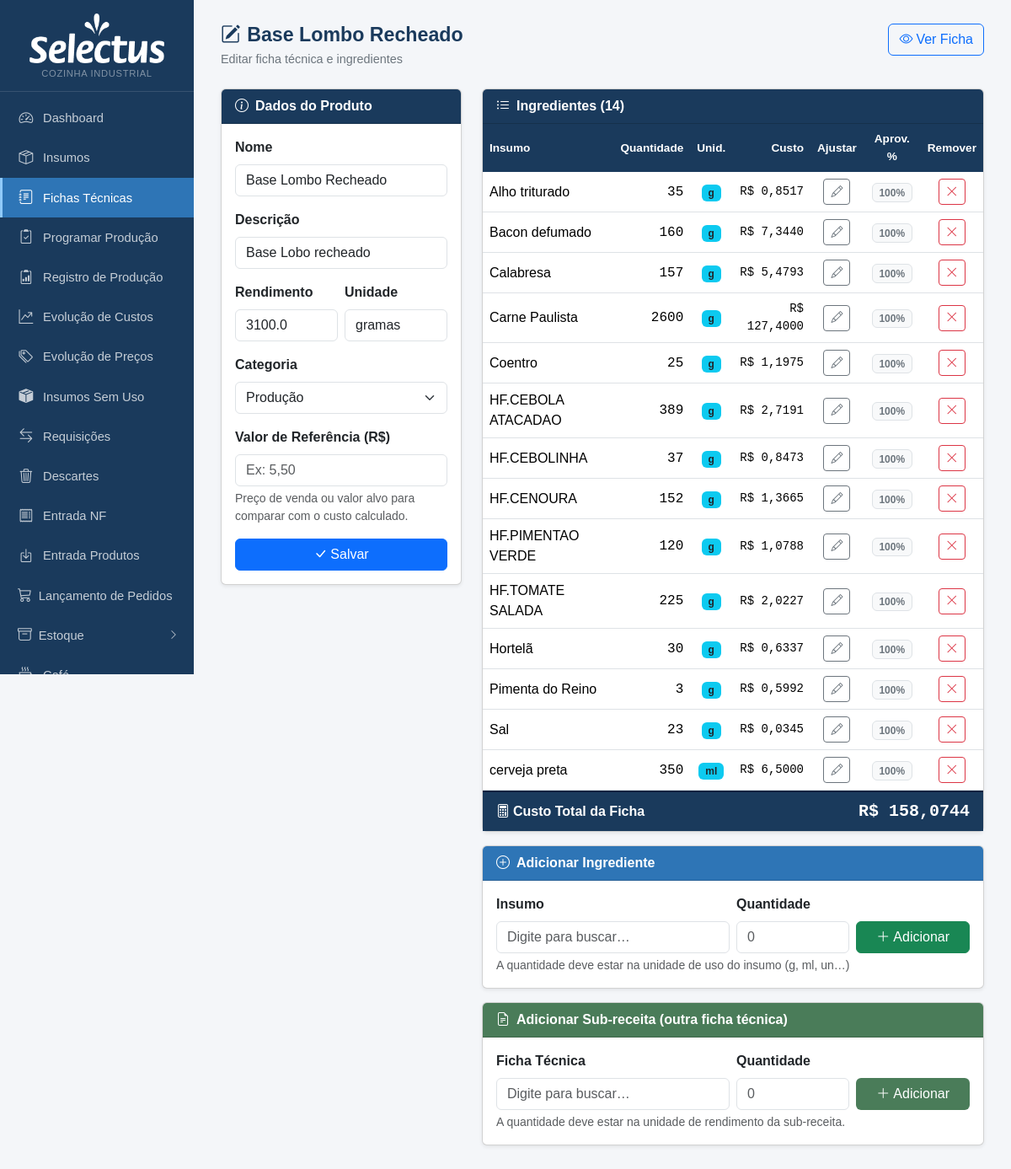
Screenshot of /fichas/68/editar with the database file from the repository.
### tables this page shows
CREATE TABLE produtos (
            id INTEGER PRIMARY KEY AUTOINCREMENT,
            nome TEXT NOT NULL,
            descricao TEXT,
            rendimento REAL DEFAULT 1,
            unidade_rendimento TEXT DEFAULT 'un'
        , categoria TEXT, valor_referencia REAL, status_revisao TEXT DEFAULT 'nao_revisada', status_revisao_custo TEXT DEFAULT 'nao_revisado', data_revisao TEXT, data_revisao_custo TEXT, ativo INTEGER NOT NULL DEFAULT 1, observacao TEXT);

CREATE TABLE ficha_tecnica (
            id INTEGER PRIMARY KEY AUTOINCREMENT,
            produto_id INTEGER NOT NULL,
            insumo_id INTEGER NOT NULL,
            quantidade REAL NOT NULL, aproveitamento REAL NOT NULL DEFAULT 100,
            FOREIGN KEY (produto_id) REFERENCES produtos(id) ON DELETE CASCADE,
            FOREIGN KEY (insumo_id) REFERENCES insumos(id)
        );

CREATE TABLE insumos (
            id INTEGER PRIMARY KEY AUTOINCREMENT,
            nome TEXT NOT NULL,
            unidade_compra TEXT NOT NULL,
            preco_compra REAL,
            unidade_uso TEXT NOT NULL,
            fator_conversao REAL NOT NULL DEFAULT 1
        , qtd_por_embalagem REAL, unid_embalagem TEXT, produto_vinculado_id INTEGER, estoque_atual REAL DEFAULT 0, estoque_minimo REAL DEFAULT 0, status_revisao_custo TEXT DEFAULT 'nao_revisado', data_revisao_custo TEXT, fornecedor TEXT, aproveitamento REAL NOT NULL DEFAULT 100, status_revisao_nome TEXT DEFAULT 'nao_revisado', observacao TEXT, estoque_central REAL DEFAULT 0, status_revisao_fp TEXT DEFAULT "nao_revisado", categoria TEXT, ep_fornecedor_id INTEGER REFERENCES ep_fornecedores(id), cat1 TEXT);

### app.py (the view, shortened to what this page needs)
@app.route('/fichas/<int:id>/editar', methods=['GET','POST'])
def ficha_editar(id):
    db = get_db()
    prod = db.execute('SELECT * FROM produtos WHERE id=?', (id,)).fetchone()
    if not prod:
        db.close(); return redirect(url_for('fichas_lista'))
    items = db.execute('''
        SELECT ft.id ft_id, ft.quantidade, ft.aproveitamento,
               i.id ins_id, i.nome ins_nome, i.unidade_uso,
               i.produto_vinculado_id, i.preco_compra, i.fator_conversao,
               p2.rendimento AS rend_vinc
        FROM ficha_tecnica ft JOIN insumos i ON i.id=ft.insumo_id
        LEFT JOIN produtos p2 ON p2.id = i.produto_vinculado_id
        WHERE ft.produto_id=? ORDER BY i.nome''', (id,)).fetchall()
    todos = db.execute('SELECT id, nome, unidade_uso FROM insumos ORDER BY nome').fetchall()
    produtos_lista = db.execute('SELECT id, nome, unidade_rendimento FROM produtos WHERE id != ? ORDER BY nome', (id,)).fetchall()
    db.close()
    custos_items = []
    for it in items:
        aprov = (it['aproveitamento'] or 100) / 100
        qtd_compra = it['quantidade'] / aprov
        if it['produto_vinculado_id']:
            sub, ok = custo_produto(it['produto_vinculado_id'])
            rend = it['rend_vinc'] or 1
            c = qtd_compra * (sub / rend) / (it['fator_conversao'] or 1) if ok else None
        elif it['preco_compra'] is not None:
            c = qtd_compra * it['preco_compra'] / (it['fator_conversao'] or 1)
        else:
            c = None
        custos_items.append(c)
    custo_total, custo_completo = custo_produto(id)
    return render_template('ficha_editar.html', prod=prod, items=items, todos=todos,
                           categorias=CATEGORIAS, custos_items=custos_items,
                           custo_total=custo_total, custo_completo=custo_completo,
                           produtos_lista=produtos_lista)

### app.py (called while the page is built)
def _to_br(value, decimals):
    if value is None:
        return '—'
    s = f'{float(value):,.{decimals}f}'
    return s.replace(',', 'X').replace('.', ',').replace('X', '.')

@app.template_filter('brl')
def brl_filter(value, decimals=2):
    return 'R$ ' + _to_br(value, decimals)

def get_db():
    c = sqlite3.connect(DB)
    c.row_factory = sqlite3.Row
    c.execute("PRAGMA foreign_keys = ON")
    return c

def count_alertas():
    try:
        db = get_db()
        n = db.execute('''SELECT COUNT(*) FROM insumos
                          WHERE estoque_minimo > 0 AND COALESCE(estoque_atual,0) < estoque_minimo''').fetchone()[0]
        db.close()
        return n
    except:
        return 0

@app.context_processor
def inject_alertas():
    try:
        db = get_db()
        n_ped = db.execute("SELECT COUNT(*) FROM pedidos WHERE status='aberto'").fetchone()[0]
        db.close()
    except Exception:
        n_ped = 0
    return dict(n_alertas=count_alertas(), n_pedidos_abertos=n_ped)

### templates/ficha_editar.html (shortened to what this page needs)
{% extends "base.html" %}
{% block content %}
<div class="page-header d-flex justify-content-between align-items-start">
  <div>
    <h1><i class="bi bi-pencil-square me-2"></i>{{ prod.nome }}</h1>
    <p>Editar ficha técnica e ingredientes</p>
  </div>
  <a href="{{ url_for('ficha_ver', id=prod.id) }}" class="btn btn-outline-primary">
    <i class="bi bi-eye me-1"></i>Ver Ficha
  </a>
</div>
<div class="row g-4">
  <div class="col-lg-4">
    <div class="card shadow-sm">
      <div class="card-header py-2" style="background:#1a3a5c">
        <span class="text-white fw-semibold"><i class="bi bi-info-circle me-2"></i>Dados do Produto</span>
      </div>
      <div class="card-body">
        <form method="post">
          <div class="mb-3">
            <label class="form-label fw-semibold">Nome</label>
            <input type="text" name="nome" class="form-control" required value="{{ prod.nome }}">
          </div>
          <div class="mb-3">
            <label class="form-label fw-semibold">Descrição</label>
            <input type="text" name="descricao" class="form-control" value="{{ prod.descricao or '' }}">
          </div>
          <div class="row g-2 mb-3">
            <div class="col-6">
              <label class="form-label fw-semibold">Rendimento</label>
              <input type="number" name="rendimento" class="form-control" step="any" value="{{ prod.rendimento }}">
            </div>
            <div class="col-6">
              <label class="form-label fw-semibold">Unidade</label>
              <input type="text" name="unidade_rendimento" class="form-control" value="{{ prod.unidade_rendimento }}">
            </div>
          </div>
          <div class="mb-3">
            <label class="form-label fw-semibold">Categoria</label>
            <select name="categoria" class="form-select">
              {% for nome, cls in categorias %}
              <option value="{{ nome }}" {% if prod.categoria == nome %}selected{% endif %}>{{ nome }}</option>
              {% endfor %}
            </select>
          </div>
          <div class="mb-3">
            <label class="form-label fw-semibold">Valor de Referência (R$)</label>
            <input type="number" name="valor_referencia" class="form-control" step="any" min="0"
                   placeholder="Ex: 5,50"
                   value="{{ prod.valor_referencia if prod.valor_referencia is not none else '' }}">
            <div class="form-text">Preço de venda ou valor alvo para comparar com o custo calculado.</div>
          </div>
          <button type="submit" class="btn btn-primary w-100">
            <i class="bi bi-check-lg me-1"></i>Salvar
          </button>
        </form>
      </div>
    </div>
  </div>
  <div class="col-lg-8">
    <div class="card shadow-sm mb-3">
      <div class="card-header py-2" style="background:#1a3a5c">
        <span class="text-white fw-semibold"><i class="bi bi-list-ul me-2"></i>Ingredientes ({{ items|length }})</span>
      </div>
      <div class="card-body p-0">
        {% if items %}
        <table class="table table-hover mb-0">
          <thead>
            <tr>
              <th>Insumo</th>
              <th class="text-end">Quantidade</th>
              <th class="text-center">Unid.</th>
              <th class="text-end">Custo</th>
              <th class="text-center">Ajustar</th>
              <th class="text-center" title="% do insumo comprado que é realmente aproveitado na receita">Aprov. %</th>
              <th class="text-center">Remover</th>
            </tr>
          </thead>
          <tbody>
            {% for it in items %}
            {% set c = custos_items[loop.index0] %}
            <tr id="row-{{ it.ft_id }}">
              <td>
                {{ it.ins_nome }}
              </td>
              <td class="text-end font-monospace" id="qty-display-{{ it.ft_id }}">
                {{ it.quantidade|int if it.quantidade == it.quantidade|int else it.quantidade|num_br(3) }}
              </td>
              <td class="text-center"><span class="badge bg-info text-dark">{{ it.unidade_uso }}</span></td>
              <td class="text-end font-monospace small">
                {% if c is not none %}
                  {{ c|brl(4) }}
                {% else %}
                  <span class="text-warning">—</span>
                {% endif %}
              </td>
              <td class="text-center">
                <button type="button" class="btn btn-sm btn-outline-secondary"
                        onclick="abrirAjuste({{ it.ft_id }}, {{ it.quantidade }}, {{ it.aproveitamento or 100 }})">
                  <i class="bi bi-pencil"></i>
                </button>
              </td>
              <td class="text-center" id="aprov-cell-{{ it.ft_id }}">
                <span id="aprov-display-{{ it.ft_id }}"
                      class="badge {% if it.aproveitamento and it.aproveitamento < 100 %}bg-warning text-dark{% else %}bg-light text-secondary border{% endif %}"
                      style="cursor:pointer;font-size:.75rem;min-width:42px"
                      title="Clique para editar"
                      onclick="abrirAprov({{ it.ft_id }}, {{ it.aproveitamento or 100 }})">
                  {{ it.aproveitamento|int if it.aproveitamento else 100 }}%
                </span>
              </td>
              <td class="text-center">
                <form method="post" action="{{ url_for('ficha_rem_ing', pid=prod.id, ft_id=it.ft_id) }}"
                      onsubmit="return confirm('Remover {{ it.ins_nome }}?')">
                  <button class="btn btn-sm btn-outline-danger"><i class="bi bi-x-lg"></i></button>
                </form>
              </td>
            </tr>
            {% endfor %}
          </tbody>
        </table>
        {% else %}
        <div class="text-center py-4 text-muted">
          <i class="bi bi-plus-circle" style="font-size:2rem"></i>
          <p class="mt-2 mb-0">Nenhum ingrediente ainda. Adicione abaixo.</p>
        </div>
        {% endif %}
      </div>
      {% if items %}
      <div class="d-flex justify-content-between align-items-center px-3 py-2 fw-bold"
           style="background:#1a3a5c; color:#fff; border-top:2px solid #0d2240">
        <span><i class="bi bi-calculator me-1"></i>Custo Total da Ficha</span>
        <span class="font-monospace fs-5">
          {% if custo_completo %}
            {{ custo_total|brl(4) }}
          {% elif custo_total > 0 %}
            {{ custo_total|brl(4) }} <span class="text-warning fs-6">*incompleto</span>
          {% else %}
            <span class="text-warning fs-6">preços incompletos</span>
          {% endif %}
        </span>
      </div>
      {% endif %}
    </div>
    <div class="card shadow-sm mb-3">
      <div class="card-header py-2" style="background:#2e75b6">
        <span class="text-white fw-semibold"><i class="bi bi-plus-circle me-2"></i>Adicionar Ingrediente</span>
      </div>
      <div class="card-body">
        <form method="post" action="{{ url_for('ficha_add_ing', id=prod.id) }}">
          <div class="row g-2 align-items-end">
            <div class="col-md-6">
              <label class="form-label fw-semibold">Insumo</label>
              <div class="position-relative" id="insumo-combo">
                <input type="text" id="insumo-busca" class="form-control" placeholder="Digite para buscar…"
                       autocomplete="off" required>
              </div>
            </div>
            <div class="col-md-3">
              <label class="form-label fw-semibold">Quantidade</label>
              <input type="number" name="quantidade" class="form-control" step="any" min="0.001"
                     required placeholder="0">
            </div>
            <div class="col-md-3">
              <button type="submit" class="btn btn-success w-100">
                <i class="bi bi-plus-lg me-1"></i>Adicionar
              </button>
            </div>
          </div>
          <div class="form-text mt-1">
            A quantidade deve estar na unidade de uso do insumo (g, ml, un…)
          </div>
        </form>
      </div>
    </div>
    <div class="card shadow-sm">
      <div class="card-header py-2" style="background:#4a7c59">
        <span class="text-white fw-semibold"><i class="bi bi-file-earmark-text me-2"></i>Adicionar Sub-receita (outra ficha técnica)</span>
      </div>
      <div class="card-body">
        <form method="post" action="{{ url_for('ficha_add_subreceita', id=prod.id) }}">
          <div class="row g-2 align-items-end">
            <div class="col-md-6">
              <label class="form-label fw-semibold">Ficha Técnica</label>
              <div class="position-relative" id="sub-combo">
                <input type="text" id="sub-busca" class="form-control" placeholder="Digite para buscar…"
                       autocomplete="off" required>
              </div>
            </div>
            <div class="col-md-3">
              <label class="form-label fw-semibold">Quantidade</label>
              <input type="number" name="quantidade" class="form-control" step="any" min="0.001"
                     required placeholder="0">
            </div>
            <div class="col-md-3">
              <button type="submit" class="btn w-100" style="background:#4a7c59;color:#fff">
                <i class="bi bi-plus-lg me-1"></i>Adicionar
              </button>
            </div>
          </div>
          <div class="form-text mt-1">
            A quantidade deve estar na unidade de rendimento da sub-receita.
          </div>
        </form>
      </div>
    </div>
  </div>
</div>
{% endblock %}

### rows the page displays
produtos: nome "Base Lombo Recheado", descricao "Base Lobo recheado", rendimento "3100.0", unidade_rendimento "gramas", categoria "Produção"
ficha_tecnica: ins_nome "Alho triturado", quantidade|num_br "35", unidade_uso "g", c "R$ 0,8517", aproveitamento "100"
ficha_tecnica: ins_nome "Bacon defumado", quantidade|num_br "160", unidade_uso "g", c "R$ 7,3440", aproveitamento "100"
ficha_tecnica: ins_nome "Calabresa", quantidade|num_br "157", unidade_uso "g", c "R$ 5,4793", aproveitamento "100"
ficha_tecnica: ins_nome "Carne Paulista", quantidade|num_br "2600", unidade_uso "g", c "R$ 127,4000", aproveitamento "100"
ficha_tecnica: ins_nome "Coentro", quantidade|num_br "25", unidade_uso "g", c "R$ 1,1975", aproveitamento "100"
ficha_tecnica: ins_nome "HF.CEBOLA ATACADAO", quantidade|num_br "389", unidade_uso "g", c "R$ 2,7191", aproveitamento "100"
ficha_tecnica: ins_nome "HF.CEBOLINHA", quantidade|num_br "37", unidade_uso "g", c "R$ 0,8473", aproveitamento "100"
ficha_tecnica: ins_nome "HF.CENOURA", quantidade|num_br "152", unidade_uso "g", c "R$ 1,3665", aproveitamento "100"
ficha_tecnica: ins_nome "HF.PIMENTAO VERDE", quantidade|num_br "120", unidade_uso "g", c "R$ 1,0788", aproveitamento "100"
ficha_tecnica: ins_nome "HF.TOMATE SALADA", quantidade|num_br "225", unidade_uso "g", c "R$ 2,0227", aproveitamento "100"
ficha_tecnica: ins_nome "Hortelã", quantidade|num_br "30", unidade_uso "g", c "R$ 0,6337", aproveitamento "100"
ficha_tecnica: ins_nome "Pimenta do Reino", quantidade|num_br "3", unidade_uso "g", c "R$ 0,5992", aproveitamento "100"
ficha_tecnica: ins_nome "Sal", quantidade|num_br "23", unidade_uso "g", c "R$ 0,0345", aproveitamento "100"
ficha_tecnica: ins_nome "cerveja preta", quantidade|num_br "350", unidade_uso "ml", c "R$ 6,5000", aproveitamento "100"

### other values shown
{{ items|length }} "14"
{{ custo_total|brl(4) }} "R$ 158,0744"
